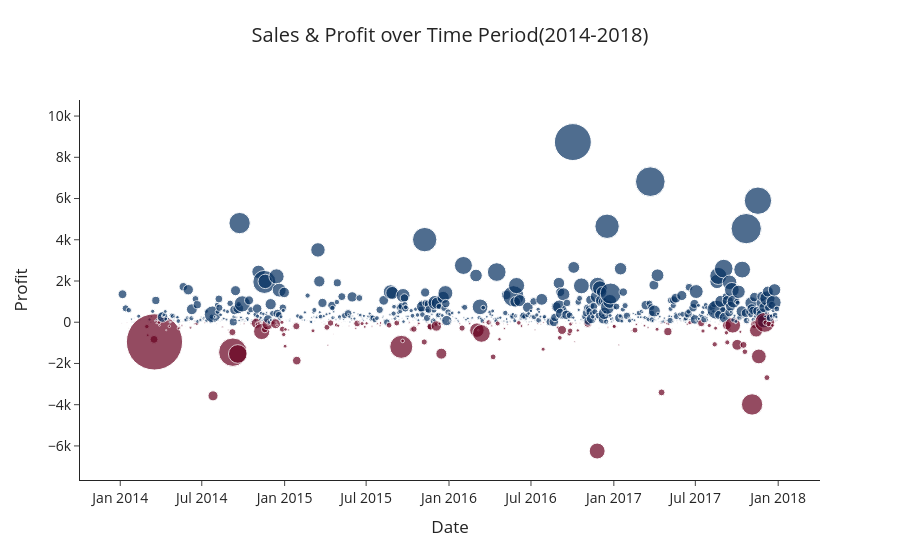

The notebook cell this image was saved under:
### Code cell
# Sales & Profit over time (2014-2018)
fig = go.Figure(go.Scatter( 
                 x = data_timeseries['Order Date'],
                 y = data_timeseries['Profit'],
                 mode='markers',
                 marker=dict(
                         size = data_timeseries['Sales']/500,
                         color= data_timeseries['Profitable'])
             )
               )
# layout
fig.update_layout(
    yaxis_title = "Profit",
    xaxis_title="Date",
    showlegend = False,
    font = dict(
            size = 14
            ),    
    title={
        'text': "Sales & Profit over Time Period(2014-2018)",
        'y':0.95,
        'x':0.5
        },
    template = 'simple_white',
)

fig.show()
os.makedirs('../output/images', exist_ok=True)
fig.write_image('../output/images/02_sales_profit_over_time.png', scale=2)

### Figure 1 — Plotly figure (JSON) as saved in the notebook; plotly's stock layout.template omitted (floating-point values rounded to 4 significant figures; data arrays with more than 128 entries replaced by an {"elided": "..."} marker saying what was removed)
{"data": [{"marker": {"color": {"elided": "1237 int values"}, "size": {"elided": "1237 float values"}}, "mode": "markers", "type": "scatter", "x": {"elided": "1237 str values"}, "y": {"elided": "1237 float values"}}], "layout": {"font": {"size": 14}, "showlegend": false, "title": {"text": "Sales & Profit over Time Period(2014-2018)", "x": 0.5, "y": 0.95}, "xaxis": {"title": {"text": "Date"}}, "yaxis": {"title": {"text": "Profit"}}}}
